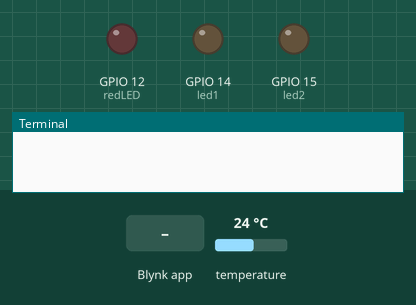
Bench run of a program on a simulated Raspberry Pi (BCM pin numbers). Shown: output pins drawn as LEDs (lit = HIGH), the last lines printed to the terminal. Inputs (shaded band) come from the test bench; at power-on: temperature 24 °C.

Above: at 1.2 s.
1.3 s: Blynk app writes 1 to V0
At 2.5 s:
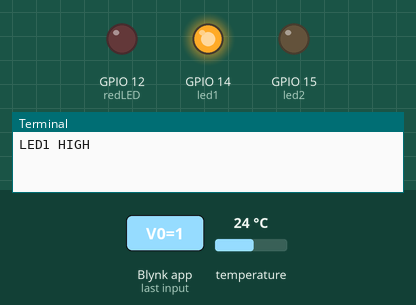
2.8 s: Blynk app writes 1 to V4
At 4.0 s:
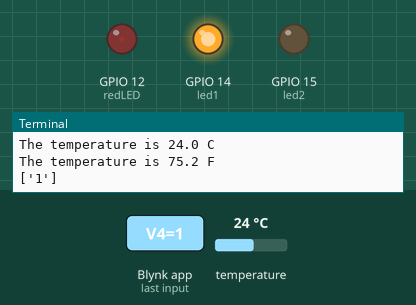
4.3 s: Blynk app writes 0 to V0
At 5.9 s:
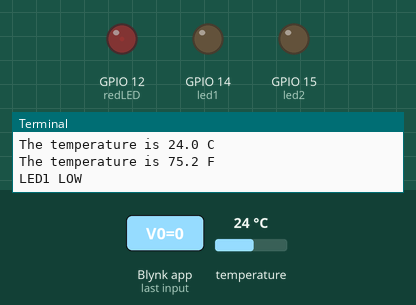
6.2 s: Blynk app writes 1 to V1
At 7.7 s:
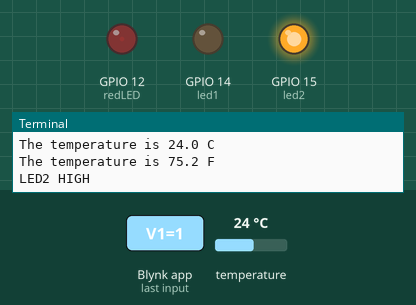
8.2 s: Blynk app writes 0 to V4
At 9.3 s:
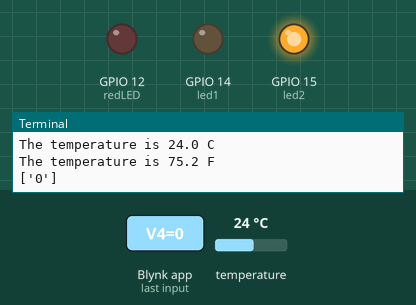
10.2 s: Blynk app writes 1 to V0
At 12.1 s:
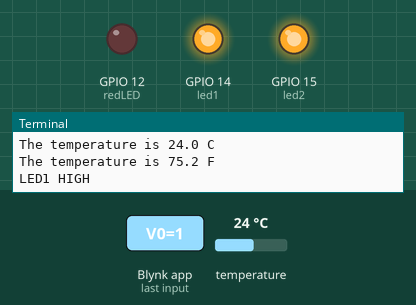
Timing chart, 0 to 13.2 s (numbered marks = the images above; inputs shaded):
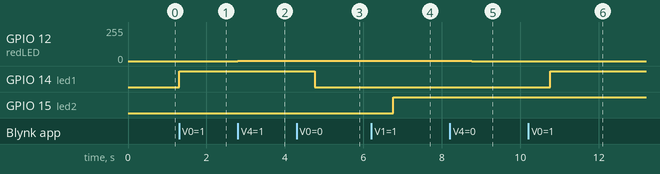

Measured:
- after the input at 1.3 s, GPIO 14 (led1): LOW → HIGH at once
- after the input at 2.8 s, GPIO 12 (redLED): 0/255 → 3/255 at once
- after the input at 4.3 s, GPIO 14 (led1): HIGH → LOW after 0.46 s
- after the input at 6.2 s, GPIO 15 (led2): LOW → HIGH after 0.56 s
- after the input at 8.2 s, GPIO 12 (redLED): 3/255 → 0/255 after 0.56 s
- after the input at 10.2 s, GPIO 14 (led1): LOW → HIGH after 0.56 s

The program:

Used_Blynk_Library_with_Raspberry_pi.py
```python
import BlynkLib
import RPi.GPIO as GPIO
from BlynkTimer import BlynkTimer

from w1thermsensor import W1ThermSensor
sensor = W1ThermSensor()

BLYNK_AUTH_TOKEN ='xxxxxxxxxxxxxxxxxxxxxxxxxxxxxxxxxxx'

GPIO.setmode(GPIO.BCM)
led1 = 14
led2 = 15
redLED = 12

GPIO.setup(led1, GPIO.OUT)
GPIO.setup(led2, GPIO.OUT)

GPIO.setup(redLED,GPIO.OUT)
pi_pwm = GPIO.PWM(redLED,1000)		#create PWM instance with frequency
pi_pwm.start(0)

timer = BlynkTimer()
x = 20

blynk = BlynkLib.Blynk(BLYNK_AUTH_TOKEN)

def read_tempC():
    sensor = W1ThermSensor()
    temperatureC = sensor.get_temperature()
    temperatureF = temperatureC * 9/5.0 + 32
    temperatureC = str(round(temperatureC, 1))
    temperatureF = str(round(temperatureF, 1))
    print("The temperature is %s C" % temperatureC)
    print("The temperature is %s F" % temperatureF)
    blynk.virtual_write(2, temperatureC,)
    blynk.virtual_write(3, temperatureF)

timer.set_interval(2, read_tempC)

@blynk.on("V0")
def v0_write_handler(value):
    if int(value[0]) ==1:
        GPIO.output(led1, GPIO.HIGH)
        print('LED1 HIGH')
    else:
        GPIO.output(led1, GPIO.LOW)
        print('LED1 LOW')

@blynk.on("V1")
def v1_write_handler(value):
    if int(value[0]) ==1:
        GPIO.output(led2, GPIO.HIGH)
        print('LED2 HIGH')
    else:
        GPIO.output(led2, GPIO.LOW)
        print('LED2 LOW')

@blynk.on("V4")
def v4_write_handler(value):
	#i=str(value[0])

	print(value)
	pi_pwm.ChangeDutyCycle(float(value[0]))

while True:
    blynk.run()
    timer.run()
```
